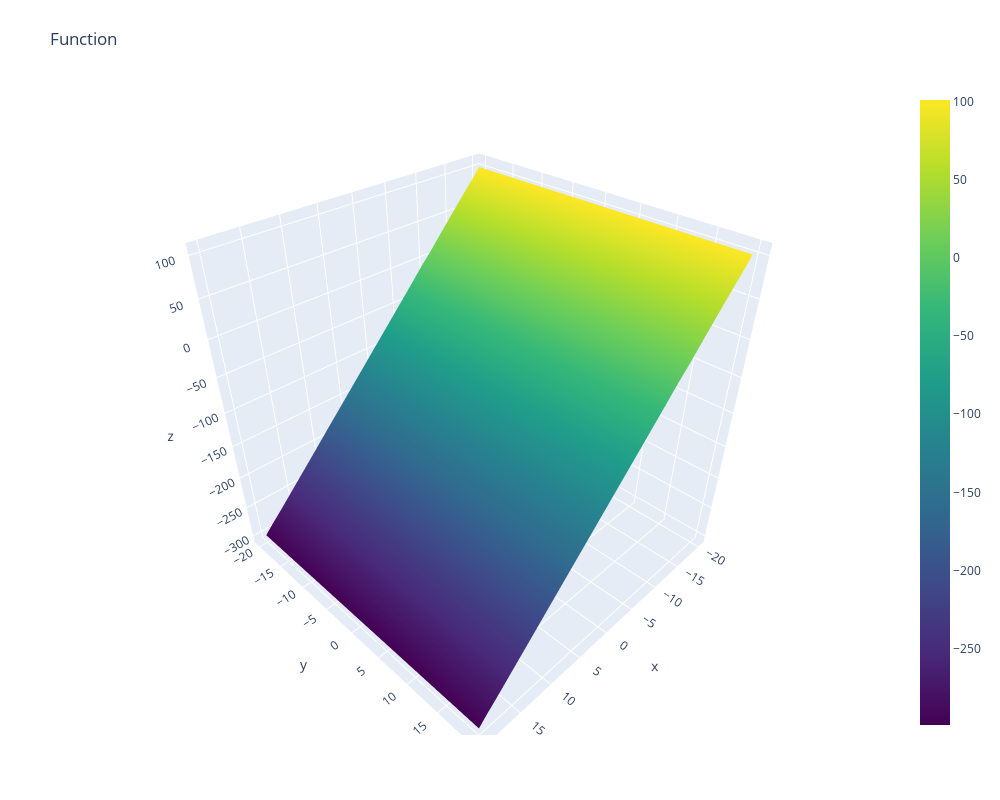

Notebook source saved alongside this figure:
### Code cell
X = np.linspace(-20, 20, 200)
Y = np.linspace(-20, 20, 200)
inp = np.array(np.meshgrid(X, Y)).reshape(2, len(X) * len(Y))

out = U(inp).reshape(len(X), len(Y))
grad_out = grad_U(inp)

out = grad_out[0].reshape(len(X), len(Y))

import plotly.graph_objects as go

fig = go.Figure(data=[go.Surface(z=out, x=X, y=Y, colorscale="Viridis")])

fig.update_layout(title='Function', autosize=False,
                  width=1000, height=800,
                  margin=dict(l=65, r=50, b=65, t=90))

fig.show()

### Figure 1 — Plotly figure (JSON) as saved in the notebook; plotly's stock layout.template omitted (floating-point values rounded to 4 significant figures; data arrays with more than 128 entries replaced by an {"elided": "..."} marker saying what was removed)
{"data": [{"colorscale": [[0, "#440154"], [0.1111, "#482878"], [0.2222, "#3e4989"], [0.3333, "#31688e"], [0.4444, "#26828e"], [0.5556, "#1f9e89"], [0.6667, "#35b779"], [0.7778, "#6ece58"], [0.8889, "#b5de2b"], [1, "#fde725"]], "type": "surface", "x": {"elided": "200 float values"}, "y": {"elided": "200 float values"}, "z": {"elided": "200x200 float values"}}], "layout": {"autosize": false, "height": 800, "margin": {"b": 65, "l": 65, "r": 50, "t": 90}, "title": {"text": "Function"}, "width": 1000}}
